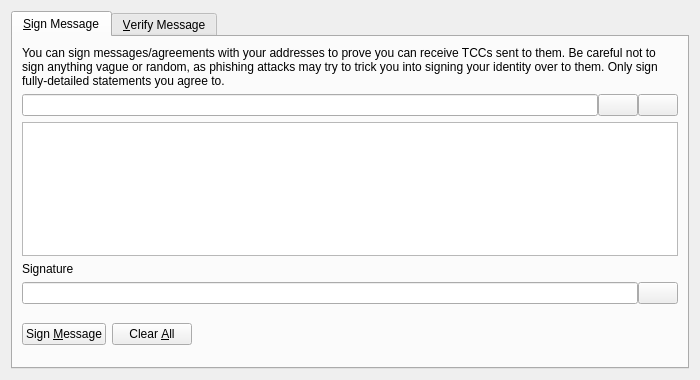
<?xml version="1.0" encoding="UTF-8"?>
<ui version="4.0">
 <class>SignVerifyMessageDialog</class>
 <widget class="QDialog" name="SignVerifyMessageDialog">
  <property name="geometry">
   <rect>
    <x>0</x>
    <y>0</y>
    <width>700</width>
    <height>380</height>
   </rect>
  </property>
  <property name="windowTitle">
   <string>Signatures - Sign / Verify a Message</string>
  </property>
  <property name="modal">
   <bool>true</bool>
  </property>
  <layout class="QVBoxLayout" name="verticalLayout">
   <item>
    <widget class="QTabWidget" name="tabWidget">
     <property name="currentIndex">
      <number>0</number>
     </property>
     <widget class="QWidget" name="tabSignMessage">
      <attribute name="title">
       <string>&amp;Sign Message</string>
      </attribute>
      <layout class="QVBoxLayout" name="verticalLayout_SM">
       <item>
        <widget class="QLabel" name="infoLabel_SM">
         <property name="text">
          <string>You can sign messages/agreements with your addresses to prove you can receive TCCs sent to them. Be careful not to sign anything vague or random, as phishing attacks may try to trick you into signing your identity over to them. Only sign fully-detailed statements you agree to.</string>
         </property>
         <property name="textFormat">
          <enum>Qt::PlainText</enum>
         </property>
         <property name="wordWrap">
          <bool>true</bool>
         </property>
        </widget>
       </item>
       <item>
        <layout class="QHBoxLayout" name="horizontalLayout_1_SM">
         <property name="spacing">
          <number>0</number>
         </property>
         <item>
          <widget class="QValidatedLineEdit" name="addressIn_SM">
           <property name="toolTip">
            <string>The TCC address to sign the message with</string>
           </property>
          </widget>
         </item>
         <item>
          <widget class="QPushButton" name="addressBookButton_SM">
           <property name="toolTip">
            <string>Choose previously used address</string>
           </property>
           <property name="text">
            <string/>
           </property>
           <property name="icon">
            <iconset resource="../bitcoin.qrc">
             <normaloff>:/icons/address-book</normaloff>:/icons/address-book</iconset>
           </property>
           <property name="shortcut">
            <string>Alt+A</string>
           </property>
           <property name="autoDefault">
            <bool>false</bool>
           </property>
          </widget>
         </item>
         <item>
          <widget class="QPushButton" name="pasteButton_SM">
           <property name="toolTip">
            <string>Paste address from clipboard</string>
           </property>
           <property name="text">
            <string/>
           </property>
           <property name="icon">
            <iconset resource="../bitcoin.qrc">
             <normaloff>:/icons/editpaste</normaloff>:/icons/editpaste</iconset>
           </property>
           <property name="shortcut">
            <string>Alt+P</string>
           </property>
           <property name="autoDefault">
            <bool>false</bool>
           </property>
          </widget>
         </item>
        </layout>
       </item>
       <item>
        <widget class="QPlainTextEdit" name="messageIn_SM">
         <property name="toolTip">
          <string>Enter the message you want to sign here</string>
         </property>
        </widget>
       </item>
       <item>
        <widget class="QLabel" name="signatureLabel_SM">
         <property name="text">
          <string>Signature</string>
         </property>
         <property name="textFormat">
          <enum>Qt::PlainText</enum>
         </property>
        </widget>
       </item>
       <item>
        <layout class="QHBoxLayout" name="horizontalLayout_2_SM">
         <property name="spacing">
          <number>0</number>
         </property>
         <item>
          <widget class="QLineEdit" name="signatureOut_SM">
           <property name="font">
            <font>
             <italic>true</italic>
            </font>
           </property>
           <property name="readOnly">
            <bool>true</bool>
           </property>
          </widget>
         </item>
         <item>
          <widget class="QPushButton" name="copySignatureButton_SM">
           <property name="toolTip">
            <string>Copy the current signature to the system clipboard</string>
           </property>
           <property name="text">
            <string/>
           </property>
           <property name="icon">
            <iconset resource="../bitcoin.qrc">
             <normaloff>:/icons/editcopy</normaloff>:/icons/editcopy</iconset>
           </property>
           <property name="autoDefault">
            <bool>false</bool>
           </property>
          </widget>
         </item>
        </layout>
       </item>
       <item>
        <layout class="QHBoxLayout" name="horizontalLayout_3_SM">
         <item>
          <widget class="QPushButton" name="signMessageButton_SM">
           <property name="toolTip">
            <string>Sign the message to prove you own this TCC address</string>
           </property>
           <property name="text">
            <string>Sign &amp;Message</string>
           </property>
           <property name="icon">
            <iconset resource="../bitcoin.qrc">
             <normaloff>:/icons/edit</normaloff>:/icons/edit</iconset>
           </property>
           <property name="autoDefault">
            <bool>false</bool>
           </property>
          </widget>
         </item>
         <item>
          <widget class="QPushButton" name="clearButton_SM">
           <property name="toolTip">
            <string>Reset all sign message fields</string>
           </property>
           <property name="text">
            <string>Clear &amp;All</string>
           </property>
           <property name="icon">
            <iconset resource="../bitcoin.qrc">
             <normaloff>:/icons/remove</normaloff>:/icons/remove</iconset>
           </property>
           <property name="autoDefault">
            <bool>false</bool>
           </property>
          </widget>
         </item>
         <item>
          <spacer name="horizontalSpacer_1_SM">
           <property name="orientation">
            <enum>Qt::Horizontal</enum>
           </property>
           <property name="sizeHint" stdset="0">
            <size>
             <width>40</width>
             <height>48</height>
            </size>
           </property>
          </spacer>
         </item>
         <item>
          <widget class="QLabel" name="statusLabel_SM">
           <property name="font">
            <font>
             <weight>75</weight>
             <bold>true</bold>
            </font>
           </property>
           <property name="text">
            <string/>
           </property>
           <property name="wordWrap">
            <bool>true</bool>
           </property>
          </widget>
         </item>
         <item>
          <spacer name="horizontalSpacer_2_SM">
           <property name="orientation">
            <enum>Qt::Horizontal</enum>
           </property>
           <property name="sizeHint" stdset="0">
            <size>
             <width>40</width>
             <height>48</height>
            </size>
           </property>
          </spacer>
         </item>
        </layout>
       </item>
      </layout>
     </widget>
     <widget class="QWidget" name="tabVerifyMessage">
      <attribute name="title">
       <string>&amp;Verify Message</string>
      </attribute>
      <layout class="QVBoxLayout" name="verticalLayout_VM">
       <item>
        <widget class="QLabel" name="infoLabel_VM">
         <property name="text">
          <string>Enter the receiver's address, message (ensure you copy line breaks, spaces, tabs, etc. exactly) and signature below to verify the message. Be careful not to read more into the signature than what is in the signed message itself, to avoid being tricked by a man-in-the-middle attack. Note that this only proves the signing party receives with the address, it cannot prove sendership of any transaction!</string>
         </property>
         <property name="textFormat">
          <enum>Qt::PlainText</enum>
         </property>
         <property name="alignment">
          <set>Qt::AlignLeading|Qt::AlignLeft|Qt::AlignTop</set>
         </property>
         <property name="wordWrap">
          <bool>true</bool>
         </property>
        </widget>
       </item>
       <item>
        <layout class="QHBoxLayout" name="horizontalLayout_1_VM">
         <property name="spacing">
          <number>0</number>
         </property>
         <item>
          <widget class="QValidatedLineEdit" name="addressIn_VM">
           <property name="toolTip">
            <string>The TCC address the message was signed with</string>
           </property>
          </widget>
         </item>
         <item>
          <widget class="QPushButton" name="addressBookButton_VM">
           <property name="toolTip">
            <string>Choose previously used address</string>
           </property>
           <property name="text">
            <string/>
           </property>
           <property name="icon">
            <iconset resource="../bitcoin.qrc">
             <normaloff>:/icons/address-book</normaloff>:/icons/address-book</iconset>
           </property>
           <property name="shortcut">
            <string>Alt+A</string>
           </property>
           <property name="autoDefault">
            <bool>false</bool>
           </property>
          </widget>
         </item>
        </layout>
       </item>
       <item>
        <widget class="QPlainTextEdit" name="messageIn_VM"/>
       </item>
       <item>
        <widget class="QValidatedLineEdit" name="signatureIn_VM"/>
       </item>
       <item>
        <layout class="QHBoxLayout" name="horizontalLayout_2_VM">
         <item>
          <widget class="QPushButton" name="verifyMessageButton_VM">
           <property name="toolTip">
            <string>Verify the message to ensure it was signed with the specified TCC address</string>
           </property>
           <property name="text">
            <string>Verify &amp;Message</string>
           </property>
           <property name="icon">
            <iconset resource="../bitcoin.qrc">
             <normaloff>:/icons/transaction_0</normaloff>:/icons/transaction_0</iconset>
           </property>
           <property name="autoDefault">
            <bool>false</bool>
           </property>
          </widget>
         </item>
         <item>
          <widget class="QPushButton" name="clearButton_VM">
           <property name="toolTip">
            <string>Reset all verify message fields</string>
           </property>
           <property name="text">
            <string>Clear &amp;All</string>
           </property>
           <property name="icon">
            <iconset resource="../bitcoin.qrc">
             <normaloff>:/icons/remove</normaloff>:/icons/remove</iconset>
           </property>
           <property name="autoDefault">
            <bool>false</bool>
           </property>
          </widget>
         </item>
         <item>
          <spacer name="horizontalSpacer_1_VM">
           <property name="orientation">
            <enum>Qt::Horizontal</enum>
           </property>
           <property name="sizeHint" stdset="0">
            <size>
             <width>40</width>
             <height>48</height>
            </size>
           </property>
          </spacer>
         </item>
         <item>
          <widget class="QLabel" name="statusLabel_VM">
           <property name="font">
            <font>
             <weight>75</weight>
             <bold>true</bold>
            </font>
           </property>
           <property name="text">
            <string/>
           </property>
           <property name="wordWrap">
            <bool>true</bool>
           </property>
          </widget>
         </item>
         <item>
          <spacer name="horizontalSpacer_2_VM">
           <property name="orientation">
            <enum>Qt::Horizontal</enum>
           </property>
           <property name="sizeHint" stdset="0">
            <size>
             <width>40</width>
             <height>48</height>
            </size>
           </property>
          </spacer>
         </item>
        </layout>
       </item>
      </layout>
     </widget>
    </widget>
   </item>
  </layout>
 </widget>
 <customwidgets>
  <customwidget>
   <class>QValidatedLineEdit</class>
   <extends>QLineEdit</extends>
   <header>qt/qvalidatedlineedit.h</header>
  </customwidget>
 </customwidgets>
 <resources>
  <include location="../bitcoin.qrc"/>
 </resources>
 <connections/>
</ui>
